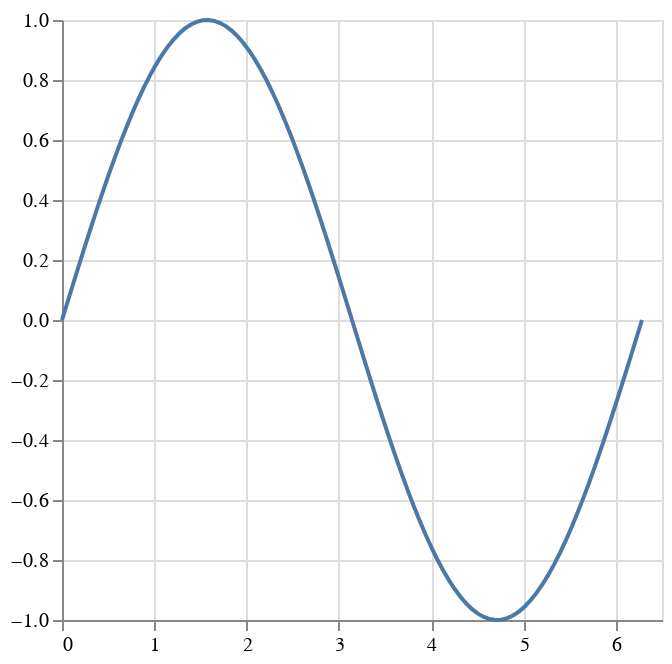

Here is the notebook cell this chart was saved with:
### Code cell
VegaLite.@vlplot(:line, x=x, y=y)

### Figure 1 — Vega-Lite specification as saved in the notebook (floating-point values rounded to 4 significant figures)
{"data": {"values": [{"x": 0, "y": 0}, {"x": 0.06347, "y": 0.06342}, {"x": 0.1269, "y": 0.1266}, {"x": 0.1904, "y": 0.1893}, {"x": 0.2539, "y": 0.2511}, {"x": 0.3173, "y": 0.312}, {"x": 0.3808, "y": 0.3717}, {"x": 0.4443, "y": 0.4298}, {"x": 0.5077, "y": 0.4862}, {"x": 0.5712, "y": 0.5406}, {"x": 0.6347, "y": 0.5929}, {"x": 0.6981, "y": 0.6428}, {"x": 0.7616, "y": 0.6901}, {"x": 0.8251, "y": 0.7346}, {"x": 0.8885, "y": 0.7761}, {"x": 0.952, "y": 0.8146}, {"x": 1.015, "y": 0.8497}, {"x": 1.079, "y": 0.8815}, {"x": 1.142, "y": 0.9096}, {"x": 1.206, "y": 0.9341}, {"x": 1.269, "y": 0.9549}, {"x": 1.333, "y": 0.9718}, {"x": 1.396, "y": 0.9848}, {"x": 1.46, "y": 0.9938}, {"x": 1.523, "y": 0.9989}, {"x": 1.587, "y": 0.9999}, {"x": 1.65, "y": 0.9969}, {"x": 1.714, "y": 0.9898}, {"x": 1.777, "y": 0.9788}, {"x": 1.841, "y": 0.9638}, {"x": 1.904, "y": 0.945}, {"x": 1.967, "y": 0.9224}, {"x": 2.031, "y": 0.896}, {"x": 2.094, "y": 0.866}, {"x": 2.158, "y": 0.8326}, {"x": 2.221, "y": 0.7958}, {"x": 2.285, "y": 0.7557}, {"x": 2.348, "y": 0.7127}, {"x": 2.412, "y": 0.6668}, {"x": 2.475, "y": 0.6182}, {"x": 2.539, "y": 0.5671}, {"x": 2.602, "y": 0.5137}, {"x": 2.666, "y": 0.4582}, {"x": 2.729, "y": 0.4009}, {"x": 2.793, "y": 0.342}, {"x": 2.856, "y": 0.2817}, {"x": 2.919, "y": 0.2203}, {"x": 2.983, "y": 0.158}, {"x": 3.046, "y": 0.09506}, {"x": 3.11, "y": 0.03173}, {"x": 3.173, "y": -0.03173}, {"x": 3.237, "y": -0.09506}, {"x": 3.3, "y": -0.158}, {"x": 3.364, "y": -0.2203}, {"x": 3.427, "y": -0.2817}, {"x": 3.491, "y": -0.342}, {"x": 3.554, "y": -0.4009}, {"x": 3.618, "y": -0.4582}, {"x": 3.681, "y": -0.5137}, {"x": 3.745, "y": -0.5671}, {"x": 3.808, "y": -0.6182}, {"x": 3.871, "y": -0.6668}, {"x": 3.935, "y": -0.7127}, {"x": 3.998, "y": -0.7557}, {"x": 4.062, "y": -0.7958}, {"x": 4.125, "y": -0.8326}, {"x": 4.189, "y": -0.866}, {"x": 4.252, "y": -0.896}, {"x": 4.316, "y": -0.9224}, {"x": 4.379, "y": -0.945}, {"x": 4.443, "y": -0.9638}, {"x": 4.506, "y": -0.9788}, {"x": 4.57, "y": -0.9898}, {"x": 4.633, "y": -0.9969}, {"x": 4.697, "y": -0.9999}, {"x": 4.76, "y": -0.9989}, {"x": 4.823, "y": -0.9938}, {"x": 4.887, "y": -0.9848}, {"x": 4.95, "y": -0.9718}, {"x": 5.014, "y": -0.9549}, {"x": 5.077, "y": -0.9341}, {"x": 5.141, "y": -0.9096}, {"x": 5.204, "y": -0.8815}, {"x": 5.268, "y": -0.8497}, {"x": 5.331, "y": -0.8146}, {"x": 5.395, "y": -0.7761}, {"x": 5.458, "y": -0.7346}, {"x": 5.522, "y": -0.6901}, {"x": 5.585, "y": -0.6428}, {"x": 5.649, "y": -0.5929}, {"x": 5.712, "y": -0.5406}, {"x": 5.775, "y": -0.4862}, {"x": 5.839, "y": -0.4298}, {"x": 5.902, "y": -0.3717}, {"x": 5.966, "y": -0.312}, {"x": 6.029, "y": -0.2511}, {"x": 6.093, "y": -0.1893}, {"x": 6.156, "y": -0.1266}, {"x": 6.22, "y": -0.06342}, {"x": 6.283, "y": -2.449e-16}]}, "encoding": {"x": {"field": "x", "title": null, "type": "quantitative"}, "y": {"field": "y", "title": null, "type": "quantitative"}}, "mark": "line"}
